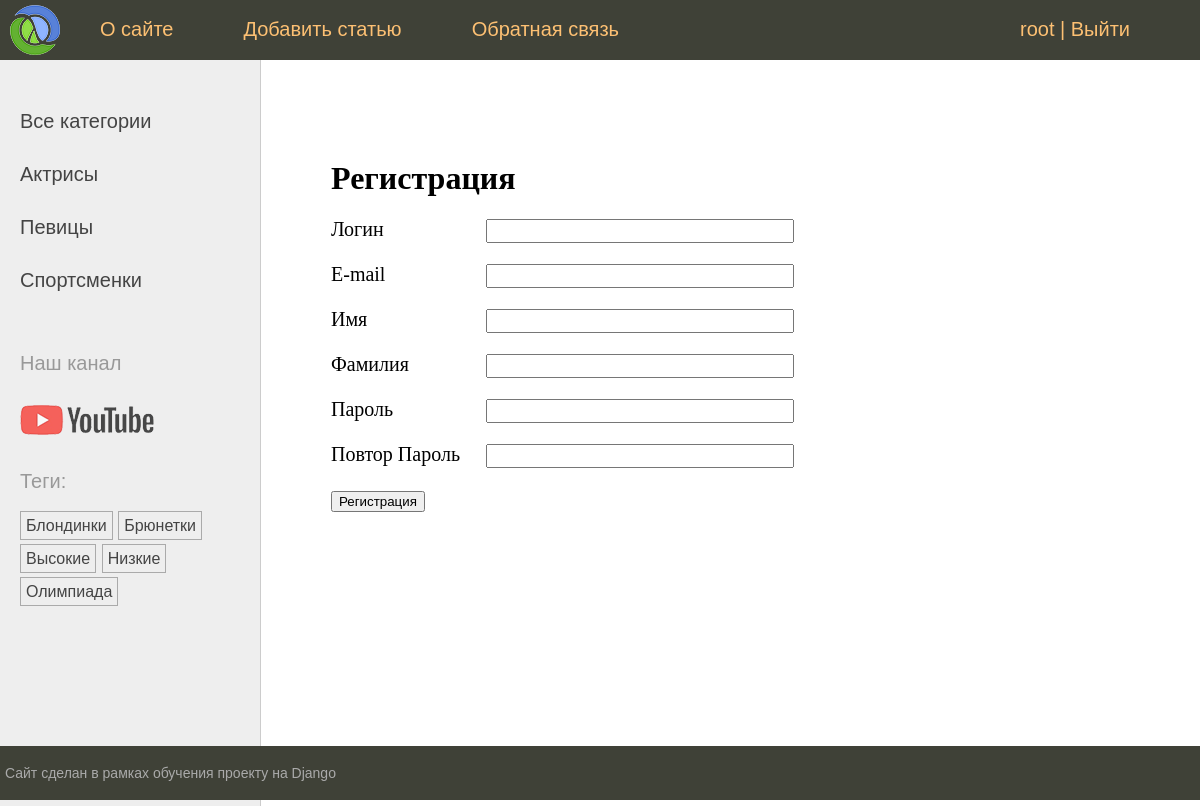
The page /users/register/ (signed in) on the database its author committed.
### users/models.py (models this page shows)
class User(AbstractUser):
    photo = models.ImageField(upload_to="users/%Y/%m/%d/", blank=True, null=True, verbose_name="Фотография")
    date_birth = models.DateTimeField(blank=True, null=True, verbose_name="Дата рождения")

### women/models.py (models this page shows, shortened)
class Category(models.Model):
    name = models.CharField(max_length=100, db_index=True)
    slug = models.SlugField(max_length=100, unique=True, db_index=True)
    class Meta:
        verbose_name='Категория'
        verbose_name_plural = 'Категории'
    def get_absolute_url(self):
        return reverse('category', kwargs={'cat_slug': self.slug})

class TagPost(models.Model):
    tag = models.CharField(max_length=100, db_index=True)
    slug = models.SlugField(max_length=255, unique=True, db_index=True)
    def get_absolute_url(self):
        return reverse('tag', kwargs={'tag_slug': self.slug})

### users/views.py (the view)
# urls.py: path('register/',views.RegisterUser.as_view(), name='register'),
class RegisterUser(CreateView):
    form_class =RegisterUserForm
    template_name = 'users/register.html'
    extra_context = {'title':'Регистрация'}
    success_url = reverse_lazy('users:login')

### users/forms.py (shortened to what this page needs)
class RegisterUserForm(UserCreationForm):
    username = forms.CharField(label='Логин',widget=forms.TextInput(attrs={'class':'form-input'}))
    password1 = forms.CharField(label='Пароль',
                               widget=forms.TextInput(attrs={'class':'form-input'}))
    password2 = forms.CharField(label='Повтор Пароль',
                               widget=forms.TextInput(attrs={'class':'form-input'}))
    class Meta:
        model=get_user_model()
        fields = ['username', 'email', 'first_name', 'last_name', 'password1', 'password2']
        labels = {'email': 'E-mail', 'first_name': 'Имя', 'last_name': 'Фамилия', }
        widgets={'email': forms.TextInput(attrs={'class':'form-input'}),
                 'first_name':forms.TextInput(attrs={'class':'form-input'}),
                 'last_name': forms.TextInput(attrs={'class':'form-input'}), }

### users/context_processors.py (called while the page is built)
def get_women_context(request):
    return {'mainmenu':menu}

### women/templatetags/women_tags.py (called while the page is built)
@register.inclusion_tag('women/list_categories.html')
def show_categories(cat_selected=0):
    cats = Category.objects.annotate(total=Count("posts")).filter(total__gt=0)
    return {'cats':cats, 'cat_selected':cat_selected}

@register.inclusion_tag('women/list_tags.html')
def show_all_tags():
    return {'tags':TagPost.objects.annotate(total=Count("tags")).filter(total__gt=0)}

### users/templates/users/register.html (shortened to what this page needs)
{% extends 'base.html' %}
{% block content %}
<h1>Регистрация</h1>
<form method="post">
    {% for f in form %}
    <p><label class="form-label" for="{{ f.id_for_label }}">{{ f.label }}</label> {{ f }}</p>
    {% endfor %}
    <p ><button type="submit">Регистрация</button></p>
</form>
{% endblock %}

### templates/base.html (shortened to what this page needs)
{% load static %}
{% load women_tags %}
<!DOCTYPE html>
<html>
<head>
	<link type="text/css" href="{% static 'women/css/styles.css' %}" rel="stylesheet" />
</head>
<body>
<table class="table-page" border=0 cellpadding="0" cellspacing="0">
<tr><td valign=top>
{% block mainmenu %}
		<div class="header">
			<ul id="mainmenu" class="mainmenu">
			<li class="logo"><a href="{% url 'home' %}"><div class="logo"></div></a></li>
{% for m in mainmenu %}
	<li><a href="{% url m.url_name %}">{{m.title}}</a></li>
{% endfor %}
				{% if user.is_authenticated %}
				<li class="last"><a href="{% url 'users:profile' %}">{{user.username}}</a> | <a href="{% url 'users:logout' %}">Выйти</a></li>
				{% else %}
				<li class="last"><a href="{% url 'users:login' %}">Войти</a> | <a href="{% url 'users:register' %}">Регистрация</a></li>
				{% endif %}
			</ul>
		</div>
{% endblock mainmenu %}
<table class="table-content" border=0 cellpadding="0" cellspacing="0">
<tr>
	<td valign="top" class="left-chapters">
	<ul id="leftchapters">
		{% if cat_selected == 0 %}
		<li class="selected">Все категории</li>
		{% else %}
		<li><a href="{% url 'home' %}">Все категории</a></li>
		{%  endif %}
		{% show_categories cat_selected %}
		<li class="share">
		<p>Наш канал</p>
		<a class="share-yt" href="https://www.youtube.com/@Zhmil3133" target="_blank" rel="nofollow"></a>
		</li>
		<li>{% show_all_tags %}</li>
	</ul>
</td>
<td valign="top" class="content">
	<div class="content-text">
{% block content %}
{% endblock %}
	</div>
</td></tr></table>
</td></tr>
<tr><td valign=top>
	<div id="footer">
		<p>Сайт сделан в рамках обучения проекту на Django</p>
	</div>
</td></tr></table>
</body>
</html>

### women/templates/women/list_categories.html
{% for cat in cats %}
{% if cat.id == cat_selected %}
<li class="selected">{{cat.name}}</li>
{% else %}
<li><a href ="{{ cat.get_absolute_url }}">{{cat.name}}</a></li>
{% endif %}
{% endfor %}

### women/templates/women/list_tags.html
{% if tags %}
    <p>Теги: </p>
    <ul class="tags-list">
        {% for t in tags %}
        <li><a href="{{t.get_absolute_url}}">{{t.tag}}</a></li>
        {% endfor %}
    </ul>
{% endif %}

### women/static/women/css/styles.css (style rules this page uses)
html, body { font-family: 'Arial'; margin: 0; padding: 0; height: 100%; width: 100%; color: #444; }
a { color: #0059b2; text-decoration: none; }
.table-page { width: 100%; height: 100%; vertical-align: top; }
.table-page tr { height: 100%; }
.header { background: #3F4137; height: 60px; }
.logo { background: url('../images/logo.png') no-repeat 10px 5px; width: 70px; height: 60px; }
ul.mainmenu { list-style: none; margin: 0; padding: 0; height: 60px; color: #fdc073; font-size: 20px; overflow: hidden; }
ul.mainmenu li { float: left; margin: 18px 40px 0 30px; }
ul.mainmenu li.logo { margin: 0; }
ul.mainmenu li.last { float: right; }
ul.mainmenu li a { color: #fdc073; text-decoration: none; }
.table-content { width: 100%; min-height: 100%; height: 100%; }
.left-chapters { margin: 0; background: #eee; border-right: 1px solid #ccc; }
.left-chapters ul { width: 230px; margin: 0; padding: 20px 10px 10px 20px; list-style: none; font-size: 20px; }
.left-chapters ul li { margin: 30px 0 0 0; color: #999; }
.left-chapters ul li a { color: #444; text-decoration: none; }
.left-chapters ul li.share { margin: 60px 0 0 0; }
.left-chapters ul li.share p { margin: 30px 0 30px 0; }
.left-chapters ul li.share a { display: inline-block; width: 40px; height: 40px; margin: 0 20px 0 0; }
.left-chapters ul li.share a.share-yt { width: 100%; height: 30px; background: url('../images/share_yt.png') no-repeat 0 0 }
ul.tags-list { width: 100%; margin: 0; padding: 0; list-style: none; }
ul.tags-list li { margin: 0; padding: 0 0 10px; display: inline-block; }
ul.tags-list li a { padding: 5px; font-size: 16px; border: 1px solid #aaa; }
.content { padding: 40px 20px 20px 40px; width: 100%; box-sizing: border-box; }
.content-text { margin: 60px 0 0 30px; color: #000; font-size: 20px; font-family: Yandex Sans Display Light; }
.content-text h1 { font-size: 32px; }
#footer { box-sizing: border-box; background: #3F4137; padding: 5px; color: #aaa; font-size: 14px; font-family: Verdana, Geneva, Arial, Helvetica; text-align: left; overflow: hidden; }
.form-input { width: 300px; font-size: 16px; }
.form-label { display: inline-block; min-width: 150px; vertical-align: top; }
ul.mainmenu li.last { float: right; margin-right: 70px; }

### rows shown on the page
User: username "root"
Category: name "Актрисы"
Category: name "Певицы"
Category: name "Спортсменки"
TagPost: tag "Блондинки"
TagPost: tag "Брюнетки"
TagPost: tag "Высокие"
TagPost: tag "Низкие"
TagPost: tag "Олимпиада"

### other values the page prints
{{ m.title }} "О сайте" "Добавить статью" "Обратная связь"
{{ f.label }} "Логин" "E-mail" "Имя" "Фамилия" "Пароль" "Повтор Пароль"
